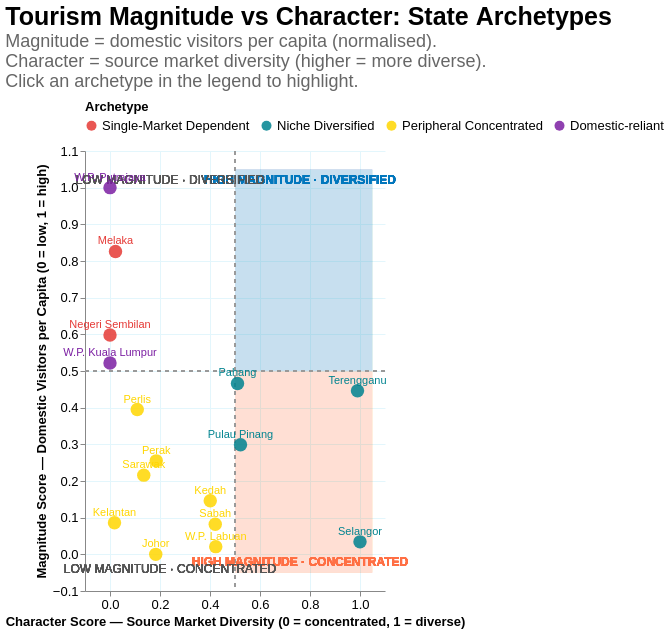

Write the Vega-Lite specification saved for this chart.
### Vega-Lite specification from a JSON file in a GitHub repository (floating-point values rounded to 4 significant figures)
{"$schema": "https://vega.github.io/schema/vega-lite/v5.json", "title": {"text": "Tourism Magnitude vs Character: State Archetypes", "subtitle": ["Magnitude = domestic visitors per capita (normalised).", "Character = source market diversity (higher = more diverse).", "Click an archetype in the legend to highlight."], "fontSize": 25, "subtitleFontSize": 18, "subtitleColor": "#666", "anchor": "start", "offset": 10, "font": "Arial", "subtitleFont": "Arial"}, "width": "container", "height": 440, "data": {"values": [{"state": "Johor", "archetype": "Peripheral Concentrated", "magnitude_score": 0.0, "character_score": 0.183, "dom_visitors_per_capita": 4.096, "top3_share_pct": 90.5, "top1_country": "Singapore"}, {"state": "Kedah", "archetype": "Peripheral Concentrated", "magnitude_score": 0.146, "character_score": 0.401, "dom_visitors_per_capita": 6.608, "top3_share_pct": 79.7, "top1_country": "Thailand"}, {"state": "Kelantan", "archetype": "Peripheral Concentrated", "magnitude_score": 0.086, "character_score": 0.018, "dom_visitors_per_capita": 5.569, "top3_share_pct": 98.7, "top1_country": "Thailand"}, {"state": "Melaka", "archetype": "Single-Market Dependent", "magnitude_score": 0.826, "character_score": 0.022, "dom_visitors_per_capita": 18.27, "top3_share_pct": 98.5, "top1_country": "Indonesia"}, {"state": "Negeri Sembilan", "archetype": "Single-Market Dependent", "magnitude_score": 0.598, "character_score": 0.0, "dom_visitors_per_capita": 14.35, "top3_share_pct": 99.6, "top1_country": "Indonesia"}, {"state": "Pahang", "archetype": "Niche Diversified", "magnitude_score": 0.466, "character_score": 0.51, "dom_visitors_per_capita": 12.1, "top3_share_pct": 74.3, "top1_country": "Singapore"}, {"state": "Pulau Pinang", "archetype": "Niche Diversified", "magnitude_score": 0.299, "character_score": 0.522, "dom_visitors_per_capita": 9.222, "top3_share_pct": 73.7, "top1_country": "Indonesia"}, {"state": "Perak", "archetype": "Peripheral Concentrated", "magnitude_score": 0.255, "character_score": 0.185, "dom_visitors_per_capita": 8.475, "top3_share_pct": 90.4, "top1_country": "Thailand"}, {"state": "Perlis", "archetype": "Peripheral Concentrated", "magnitude_score": 0.395, "character_score": 0.109, "dom_visitors_per_capita": 10.87, "top3_share_pct": 94.2, "top1_country": "Thailand"}, {"state": "Selangor", "archetype": "Niche Diversified", "magnitude_score": 0.034, "character_score": 1.0, "dom_visitors_per_capita": 4.68, "top3_share_pct": 50.0, "top1_country": "China"}, {"state": "Terengganu", "archetype": "Niche Diversified", "magnitude_score": 0.446, "character_score": 0.99, "dom_visitors_per_capita": 11.74, "top3_share_pct": 50.5, "top1_country": "DNK"}, {"state": "Sabah", "archetype": "Peripheral Concentrated", "magnitude_score": 0.082, "character_score": 0.421, "dom_visitors_per_capita": 5.503, "top3_share_pct": 78.7, "top1_country": "China"}, {"state": "Sarawak", "archetype": "Peripheral Concentrated", "magnitude_score": 0.216, "character_score": 0.135, "dom_visitors_per_capita": 7.796, "top3_share_pct": 92.9, "top1_country": "Brunei"}, {"state": "W.P. Kuala Lumpur", "archetype": "Domestic-reliant", "magnitude_score": 0.522, "character_score": 0.0, "dom_visitors_per_capita": 13.05, "top3_share_pct": null, "top1_country": "N/A"}, {"state": "W.P. Labuan", "archetype": "Peripheral Concentrated", "magnitude_score": 0.021, "character_score": 0.423, "dom_visitors_per_capita": 4.464, "top3_share_pct": 78.6, "top1_country": "Brunei"}, {"state": "W.P. Putrajaya", "archetype": "Domestic-reliant", "magnitude_score": 1.0, "character_score": 0.0, "dom_visitors_per_capita": 21.25, "top3_share_pct": null, "top1_country": "N/A"}]}, "layer": [{"mark": {"type": "rect", "opacity": 0.015, "color": "#0277BD"}, "encoding": {"x": {"datum": 0.5}, "x2": {"datum": 1.05}, "y": {"datum": 0.5}, "y2": {"datum": 1.05}}}, {"mark": {"type": "rect", "opacity": 0.015, "color": "#FF7043"}, "encoding": {"x": {"datum": 0.5}, "x2": {"datum": 1.05}, "y": {"datum": -0.05}, "y2": {"datum": 0.5}}}, {"mark": {"type": "rule", "color": "#999", "strokeDash": [4, 4], "strokeWidth": 1}, "encoding": {"x": {"datum": 0.5}}}, {"mark": {"type": "rule", "color": "#999", "strokeDash": [4, 4], "strokeWidth": 1}, "encoding": {"y": {"datum": 0.5}}}, {"mark": {"type": "text", "fontSize": 12, "font": "Arial", "color": "#0277BD", "fontWeight": "bold", "opacity": 0.5}, "encoding": {"x": {"datum": 0.76}, "y": {"datum": 1.02}, "text": {"value": "HIGH MAGNITUDE · DIVERSIFIED"}}}, {"mark": {"type": "text", "fontSize": 12, "font": "Arial", "color": "#FF7043", "fontWeight": "bold", "opacity": 0.5}, "encoding": {"x": {"datum": 0.76}, "y": {"datum": -0.02}, "text": {"value": "HIGH MAGNITUDE · CONCENTRATED"}}}, {"mark": {"type": "text", "fontSize": 12, "font": "Arial", "color": "#555", "fontWeight": "normal", "opacity": 0.5}, "encoding": {"x": {"datum": 0.24}, "y": {"datum": 1.02}, "text": {"value": "LOW MAGNITUDE · DIVERSIFIED"}}}, {"mark": {"type": "text", "fontSize": 12, "font": "Arial", "color": "#555", "fontWeight": "normal", "opacity": 0.5}, "encoding": {"x": {"datum": 0.24}, "y": {"datum": -0.04}, "text": {"value": "LOW MAGNITUDE · CONCENTRATED"}}}, {"params": [{"name": "archetype_select", "select": {"type": "point", "fields": ["archetype"]}, "bind": "legend"}], "mark": {"type": "circle", "size": 180}, "encoding": {"x": {"field": "character_score", "type": "quantitative", "title": "Character Score — Source Market Diversity (0 = concentrated, 1 = diverse)", "scale": {"domain": [-0.05, 1.05]}, "axis": {"labelFontSize": 13, "labelFont": "Arial", "titleFontSize": 13, "titleFont": "Arial", "grid": true, "gridColor": "#E3F6FC"}}, "y": {"field": "magnitude_score", "type": "quantitative", "title": "Magnitude Score — Domestic Visitors per Capita (0 = low, 1 = high)", "scale": {"domain": [-0.05, 1.05]}, "axis": {"labelFontSize": 13, "labelFont": "Arial", "titleFontSize": 13, "titleFont": "Arial", "grid": true, "gridColor": "#E3F6FC"}}, "color": {"field": "archetype", "type": "nominal", "scale": {"domain": ["Single-Market Dependent", "Niche Diversified", "Peripheral Concentrated", "Domestic-reliant"], "range": ["#E53935", "#00838F", "#FFD600", "#7B1FA2"]}, "legend": {"title": "Archetype", "titleFontSize": 13, "titleFont": "Arial", "labelFontSize": 13, "labelFont": "Arial", "orient": "top"}}, "opacity": {"condition": {"param": "archetype_select", "value": 0.85}, "value": 0.1}, "tooltip": [{"field": "state", "title": "State"}, {"field": "archetype", "title": "Archetype"}, {"field": "magnitude_score", "title": "Magnitude Score", "format": ".2f"}, {"field": "character_score", "title": "Character Score", "format": ".2f"}, {"field": "dom_visitors_per_capita", "title": "Visitors per Capita", "format": ".1f"}, {"field": "top3_share_pct", "title": "Top-3 Market Share (%)", "format": ".1f"}, {"field": "top1_country", "title": "Top Source Market"}]}}, {"mark": {"type": "text", "fontSize": 11, "font": "Arial", "dy": -10}, "encoding": {"x": {"field": "character_score", "type": "quantitative"}, "y": {"field": "magnitude_score", "type": "quantitative"}, "text": {"field": "state", "type": "nominal"}, "color": {"field": "archetype", "type": "nominal", "scale": {"domain": ["Single-Market Dependent", "Niche Diversified", "Peripheral Concentrated", "Domestic-reliant"], "range": ["#E53935", "#00838F", "#FFD600", "#7B1FA2"]}}, "opacity": {"condition": {"param": "archetype_select", "value": 1}, "value": 0.1}}}], "config": {"view": {"stroke": null}, "background": "white"}}
